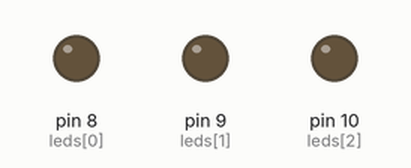
Simulated run of this sketch. Board: Arduino Uno, built with avr-gcc and run on an emulated ATmega328P. Parts: output pins drawn as LEDs (lit = HIGH).

Above: at 0.5 s.
At 2.5 s:
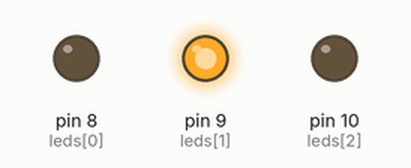
At 3.5 s:
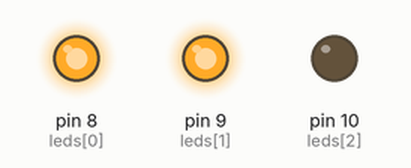
At 4.5 s:
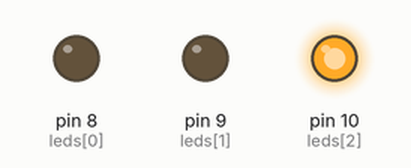
At 6.5 s:
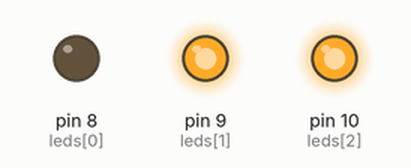
At 9.5 s:
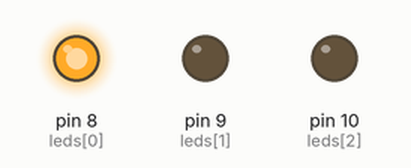
Timing chart, 0 to 10.4 s (numbered marks = the images above):
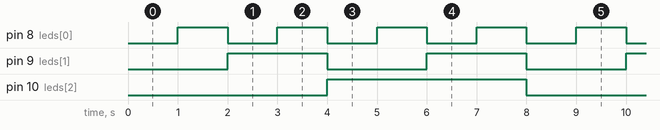

The sketch:

3_Bit_binary_counter.ino
```cpp
// apporach 1 -->
// int led1=8;
// int led2=9;
int waitime =1000;

// void setup()
// {
//   pinMode(led1, OUTPUT);
//   pinMode(led2, OUTPUT);
// }

// void loop()
// {
//   // LED1
//   digitalWrite(led1, HIGH);
//   digitalWrite(led2, LOW);
//   delay(waitime);

//   // LED2
//   digitalWrite(led1, LOW);
//   digitalWrite(led2, HIGH);
//   delay(waitime);

//   // BOTH
//   digitalWrite(led1, HIGH);
//   digitalWrite(led2, HIGH);
//   delay(waitime);

//   // OFF
//   digitalWrite(led1, LOW);
//   digitalWrite(led2, LOW);
//   delay(waitime);
// }


// Apporach 2 -->
// int leds[]={8,9,10};

// void setstats(int s0,int s1,int s2){
// 	digitalWrite(leds[2],s0);
//   	digitalWrite(leds[1],s1);
//   	digitalWrite(leds[0],s2);
// }
// void setup()
// {
//   for(int i = 0; i < 3; i++){
//     pinMode(leds[i], OUTPUT);
//   }
// }

// void loop()
// {
//   // 000
//   setstats(LOW,LOW,LOW);
//   delay(waitime);

//   // 001
//   setstats(LOW,LOW,HIGH);
//   delay(waitime);

//   // 010
//   setstats(LOW,HIGH,LOW);
//   delay(waitime);

//   // 011
//   setstats(LOW,HIGH,HIGH);
//   delay(waitime);
//   // 100
//   setstats(HIGH,LOW,LOW);
//   delay(waitime);
//   // 101
//   setstats(HIGH,LOW,HIGH);
//   delay(waitime);
//   // 110
//   setstats(HIGH,HIGH,LOW);
//   delay(waitime);
//    // 111
//   setstats(HIGH,HIGH,HIGH);
//   delay(waitime);

// }
// Apporach 3-->
int leds[]={8,9,10};

void setup()
{
  for(int i = 0; i < 3; i++){
    pinMode(leds[i], OUTPUT);
  }
}
 void loop()
{
  for(int i = 0; i < 8; i++){
    for(int bit = 0; bit < 3; bit++){
      digitalWrite(leds[bit], (i >> bit) & 1);
    }
    delay(waitime);
  }
}
```

Measured:
- by itself, pin 8 (leds[0]): alternates HIGH for 1.0 s and LOW for 1.0 s
- by itself, pin 9 (leds[1]): alternates HIGH for 2.0 s and LOW for 2.0 s
- by itself, pin 10 (leds[2]): alternates HIGH for 4.0 s and LOW for 4.0 s
